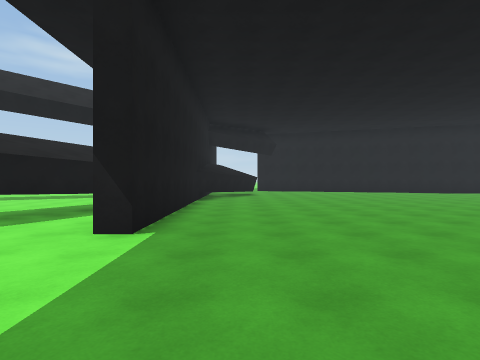
View 1 (above)

24 first-person views from a walk through a scene from a Unity 3-D project. The camera is 1.4 m above the floor, looks level and sees 80° across. The floor is counted in squares, 2 m on a side. Each view is taken from the middle of a square. On the plan, view 1 faces up. The plan holds only what a view shows up to about 10 squares ahead; the rest is blank. The place goes on beyond the plan. The player is left out. Surface patterns are stand-ins for the level's own textures.

View 2
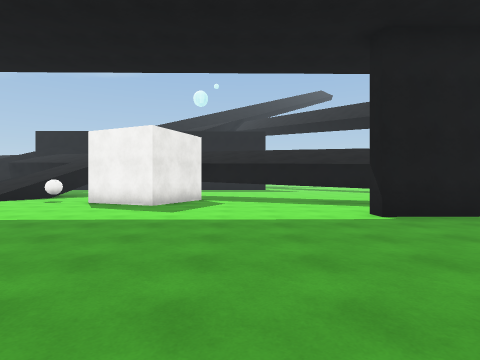

View 3
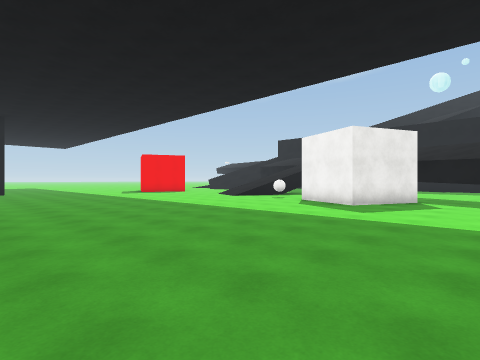

View 4
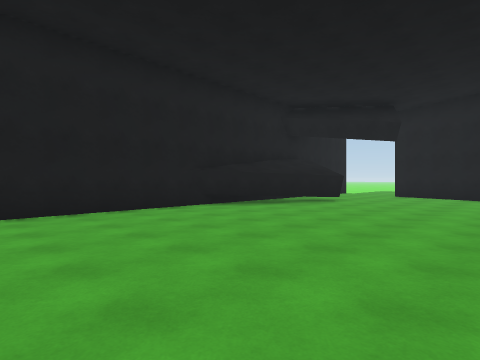

View 5
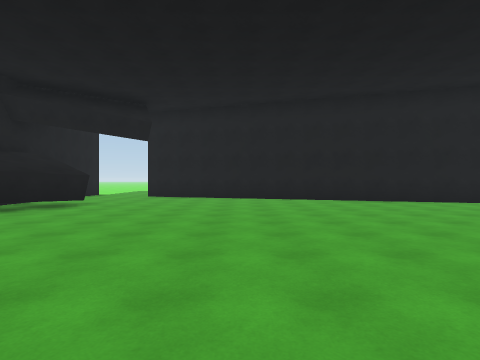

View 6
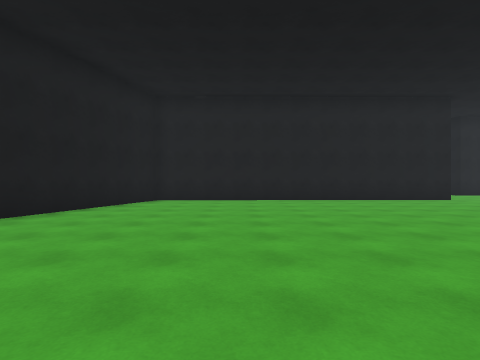

View 7
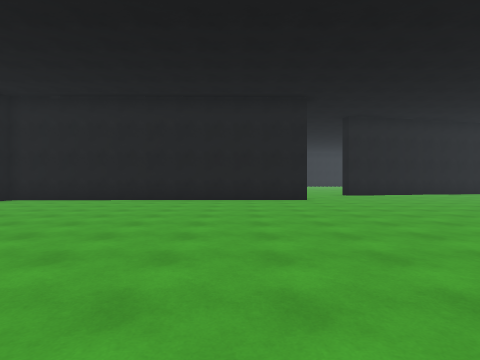

View 8
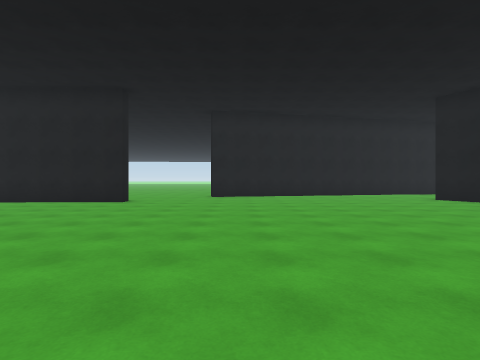

View 9
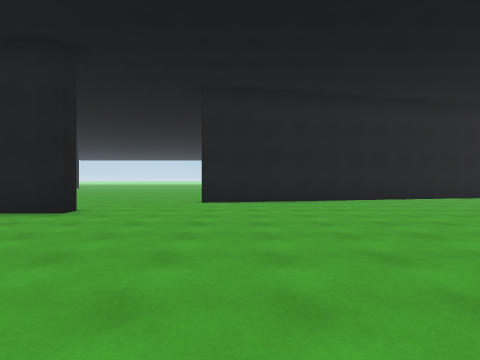

View 10
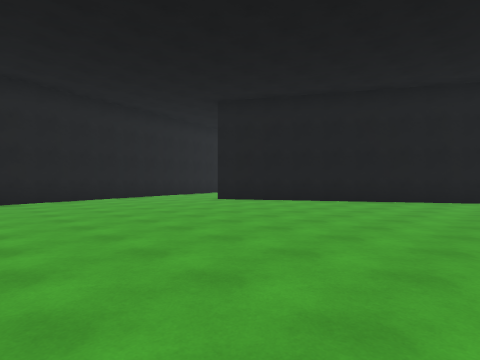

View 11
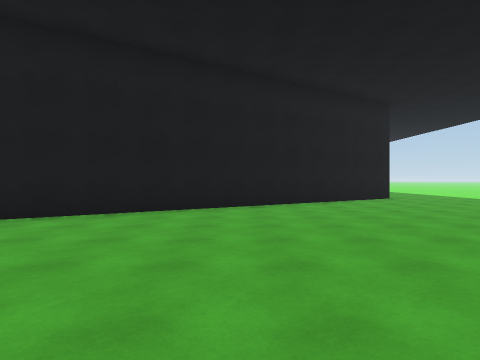

View 12
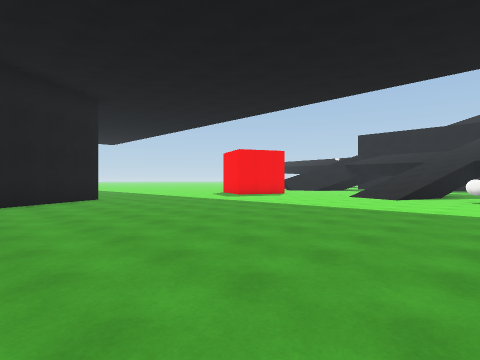

View 13
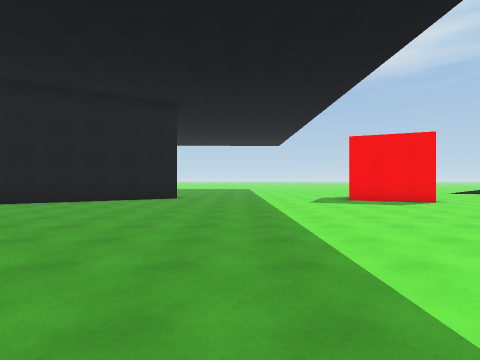

View 14
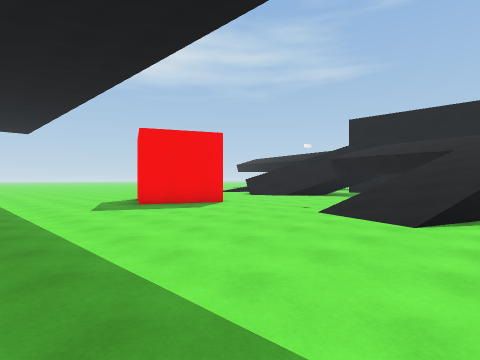

View 15
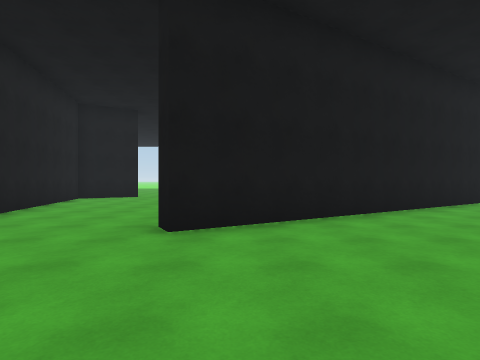

View 16
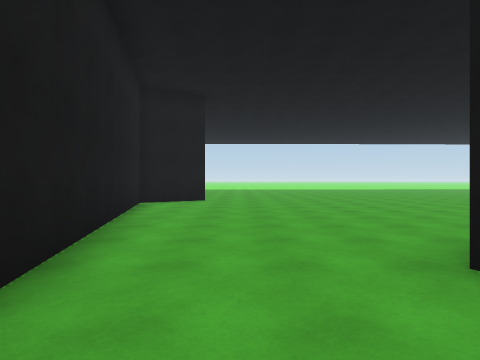

View 17
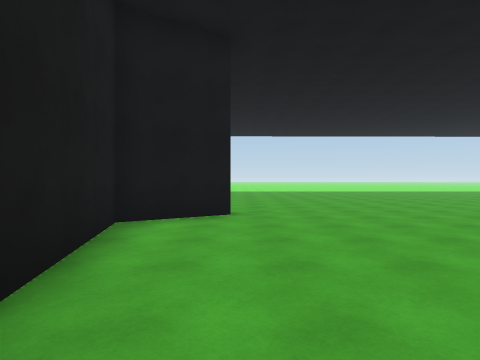

View 18
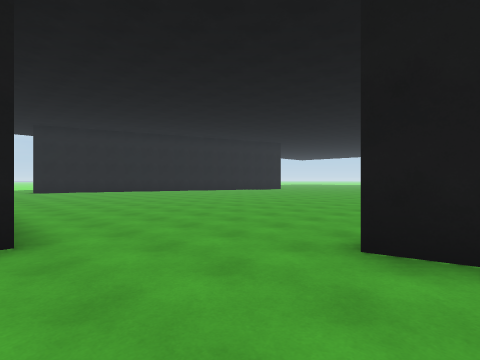

View 19
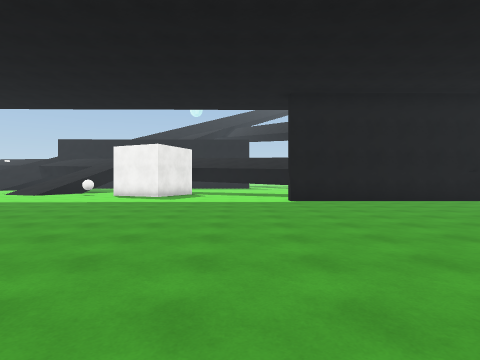

View 20
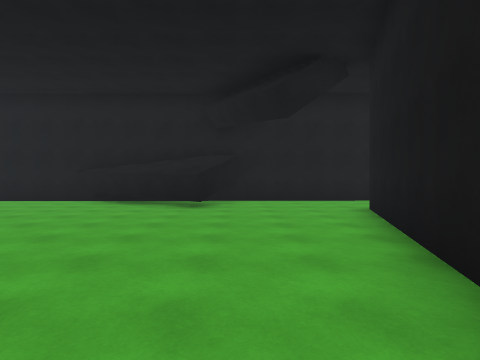

View 21
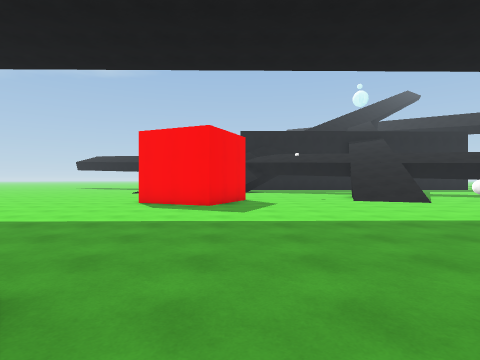

View 22
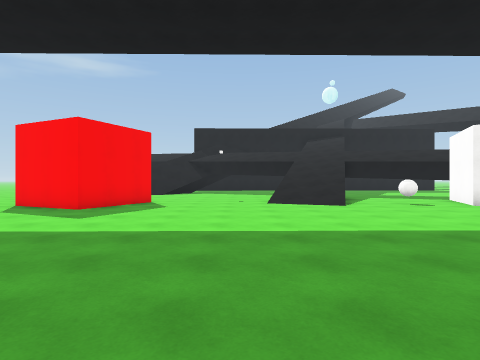

View 23
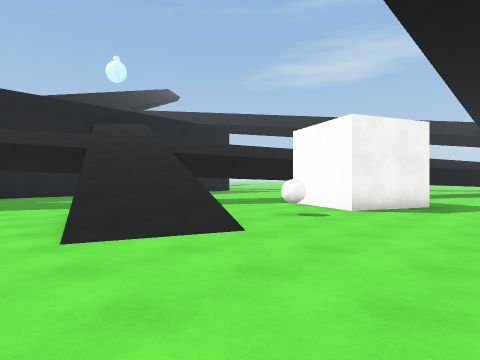

View 24
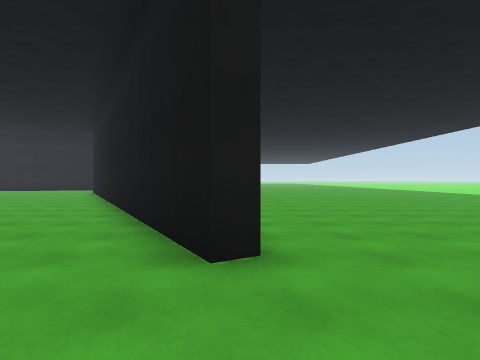

### Floor plan
Points are (right, up) in squares from view 1. A wall is a line through its corners. A room is listed if a view was taken in it or the views show most of it. See-through windows are left out.
Room 1 (views 1, 2, 3, 4, 5, 6, 7, 8, 9, 10, 11, 12, 13, 14, 15, 16, 18, 19, 20, 21, 22, 23, 24)
walls: (15.5, 3.7) (14.9, 3.7) (14.8, 13.9) (8, 16); (-1.5, 10) (-1.4, 3.7) (-2, 3.7); (-6, -0.3) (-3.8, -1.4) (-4.8, -3.6) (-7.1, -2.6); (19, -4.4) (17.8, 1.2); (-1.5, 12.9) (-1.5, 10.3); (6.2, 16.6) (1.2, 18.1); (-1.2, 15) (0.8, 13.9) (-1.5, 9.6); (2.7, -15.2) (2.4, -14.8) (15.9, -6.8); (-1.6, 17.5) (-1.5, 13.9); (-6.1, -12.8) (-3.8, -13.8) (-4.8, -16.1)
ways out: opening at (2.5, -16.5) to room 2; opening at (17.5, -6.5) to room 2; opening at (-6.5, -16); opening at (-6, 4.2); opening at (0, 18)
objects: white ball (-5, -5)
Room 2 (view 17)
walls: (19.1, -14.8) (21, -13.7) (19.5, -6.7); (15.9, -6.8) (16.2, -7.3)
ways out: opening at (2.5, -16.5) to room 1; opening at (17.5, -6.5) to room 1

Where each view was taken, in squares from view 1:
view 1: 0 up, 0 right, facing up
view 2: 1 up, 4 right, facing left
view 3: 2 up, 4 right, facing down-left
view 4: 5 up, 5 right, facing up-left
view 5: 6 up, 5 right, facing up
view 6: 11 up, 5 right, facing right
view 7: 6 up, 5 right, facing right
view 8: 0 up, 6 right, facing right
view 9: 0 up, 9 right, facing right
view 10: 0 up, 8 right, facing down-right
view 11: 4 down, 8 right, facing down
view 12: 4 down, 6 right, facing down-left
view 13: 4 down, 0 right, facing down
view 14: 6 down, 0 right, facing down-left
view 15: 3 down, 15 right, facing down
view 16: 5 down, 18 right, facing down
view 17: 9 down, 19 right, facing down
view 18: 0 up, 15 right, facing up-right
view 19: 2 up, 8 right, facing left
view 20: 15 up, 8 right, facing left
view 21: 13 down, 4 right, facing left
view 22: 10 down, 3 right, facing left
view 23: 10 down, 2 left, facing up-left
view 24: 15 down, 0 right, facing right
